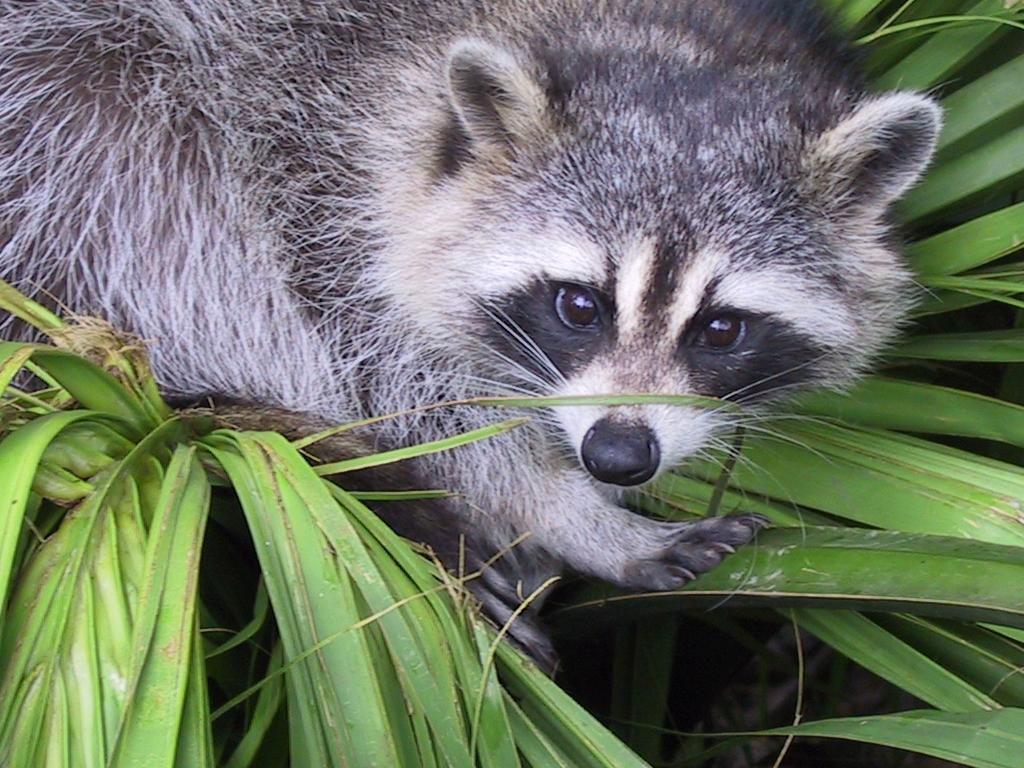
#> input picture 1_Array/ex04/animal.jpeg, 1024 x 768 px
$ python rotate.py
#> lines starting #> are read from the running program, lines starting #| are printed output that depends on the picture
### 1_Array/ex04/load_image.py
from PIL import Image
from PIL import UnidentifiedImageError
import numpy as np


def ft_load(path: str) -> np.ndarray:
    """
    Load an image, print its shape and return its RGB pixel array.
    """
#> called with path = 'animal.jpeg'

    try:
        assert isinstance(path, str), \
            "path must be a string"
        assert path.strip(), \
            "path cannot be empty"

        image = Image.open(path)
#> image is the input picture: PIL image 1024x768 RGB; mean R, G, B 110.7, 117.7, 102.1
        assert image.format in ["JPEG", "JPG"], \
            "only JPG and JPEG formats are supported"

        w, h = image.size
#> w = 1024; h = 768

        left = w // 2 - 70
#> left = 442
        top = h // 2 - 280
#> top = 104
        right = left + 400
#> right = 842
        bottom = top + 400
#> bottom = 504
        image = image.crop((left, top, right, bottom))
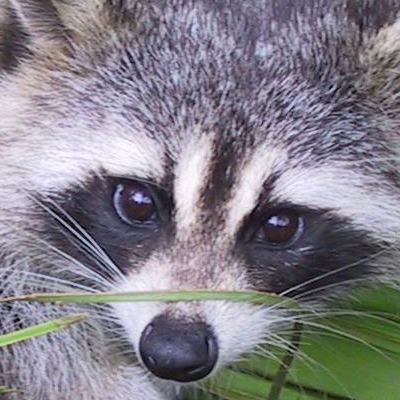
#> image: PIL image 400x400 RGB; mean R, G, B 130.6, 127.6, 135.9

        arr = np.array(image.convert("L"))
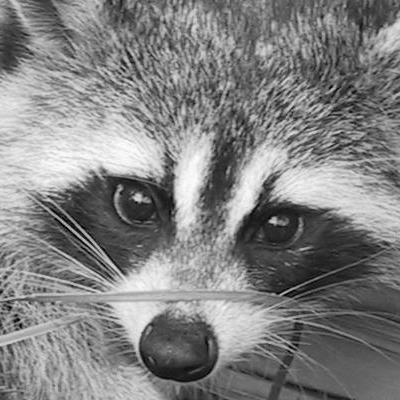
#> arr: shape (400, 400); min 0, max 253, mean 129.4

        arr_expand = np.expand_dims(arr, axis=-1)
        print("The shape of image is:", arr_expand.shape, "or", arr.shape)
#| The shape of image is: (400, 400, 1) or (400, 400)
        print(arr_expand)
#> (printed output is left out)
        return arr

    except FileNotFoundError:
        print("Error: file not found")
    except PermissionError:
        print("Error: permission denied")
    except UnidentifiedImageError:
        print("Error: cannot identify image file")
    except IsADirectoryError:
        print("Error: path is a directory")
    except AssertionError as e:
        print(f"Error: {e}")
    except OSError:
        print("Error: corrupted image")
    except Exception as e:
        print(f"Error loading image: {e}")

    return None

### 1_Array/ex04/rotate.py
from load_image import ft_load
import numpy as np
import matplotlib.pyplot as plt


def main():
    """
    Load an image, extract a 400x400 pixel zoom region, and display it.
    """
    try:
        arr = ft_load("animal.jpeg")

        if arr is None:
            return

        arr = arr.squeeze()

        h, w = arr.shape
#> h = 400; w = 400
        rotated = np.zeros((w, h), dtype=arr.dtype)

        for i in range(h):
            for j in range(w):
                rotated[-j][i] = arr[i][-j]
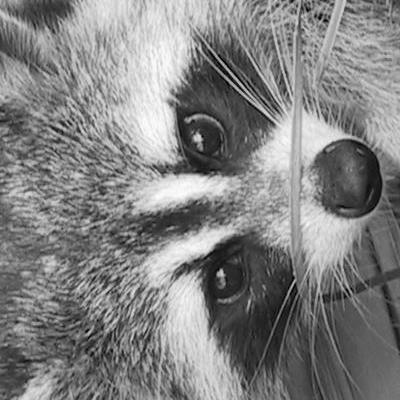
#> rotated: shape (400, 400); min 0, max 253, mean 129.4

        print(f"New shape after Transpose: {rotated.shape}")
#| New shape after Transpose: (400, 400)
        print(rotated)
#> (printed output is left out)

        plt.imshow(rotated, cmap="gray")
        plt.show()

    except Exception as e:
        print(f"Error: {e}")


if __name__ == "__main__":
    main()
